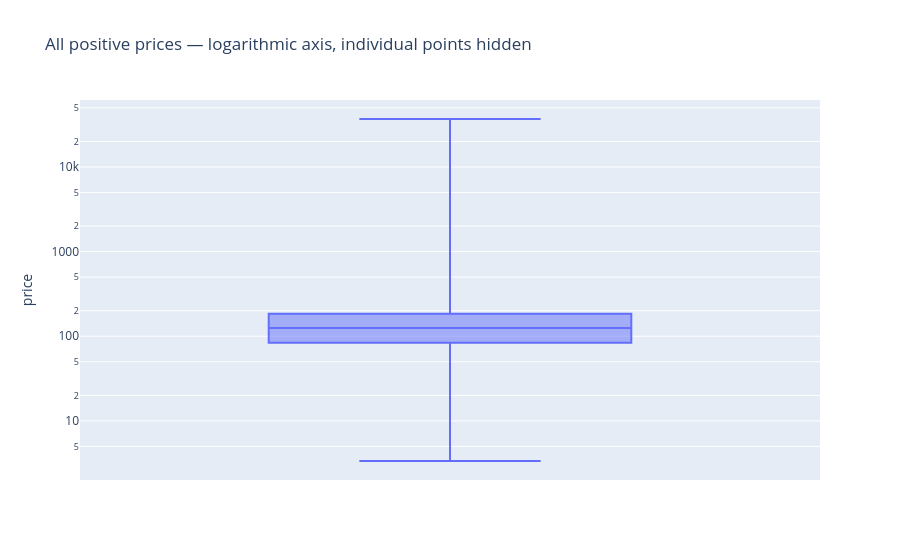

The cell this chart's notebook holds for it:
### Markdown cell above
## Step 10 — Flag possible price outliers using IQR

IQR is the distance from the 25th to the 75th percentile. Values outside
`Q1 - 1.5 * IQR` and `Q3 + 1.5 * IQR` are worth inspecting, not automatically deleting.
Large properties or different room types may naturally have different prices.

### Code cell
q1 = priced['price'].quantile(0.25)
q3 = priced['price'].quantile(0.75)
iqr = q3 - q1
lower_limit = q1 - 1.5 * iqr
upper_limit = q3 + 1.5 * iqr
price_outliers = priced[
    (priced['price'] < lower_limit) | (priced['price'] > upper_limit)
]
print('IQR limits:', round(lower_limit, 2), 'to', round(upper_limit, 2))
print('Flagged listings:', len(price_outliers))
print('Percent of priced listings:', round(len(price_outliers) / len(priced) * 100, 2))
px.box(
    priced, y='price', points=False, log_y=True,
    title='All positive prices — logarithmic axis, individual points hidden'
).show()

### Figure 1 — Plotly figure (JSON) as saved in the notebook; plotly's stock layout.template omitted (floating-point values rounded to 4 significant figures; data arrays with more than 128 entries replaced by an {"elided": "..."} marker saying what was removed)
{"data": [{"alignmentgroup": "True", "boxpoints": false, "hovertemplate": "price=%{y}<extra></extra>", "legendgroup": "", "marker": {"color": "#636efa"}, "name": "", "notched": false, "offsetgroup": "", "orientation": "v", "showlegend": false, "type": "box", "x0": " ", "xaxis": "x", "y": {"elided": "19172 float values"}, "y0": " ", "yaxis": "y"}], "layout": {"boxmode": "group", "legend": {"tracegroupgap": 0}, "title": {"text": "All positive prices — logarithmic axis, individual points hidden"}, "xaxis": {"anchor": "y", "domain": [0, 1]}, "yaxis": {"anchor": "x", "domain": [0, 1], "title": {"text": "price"}, "type": "log"}}}
